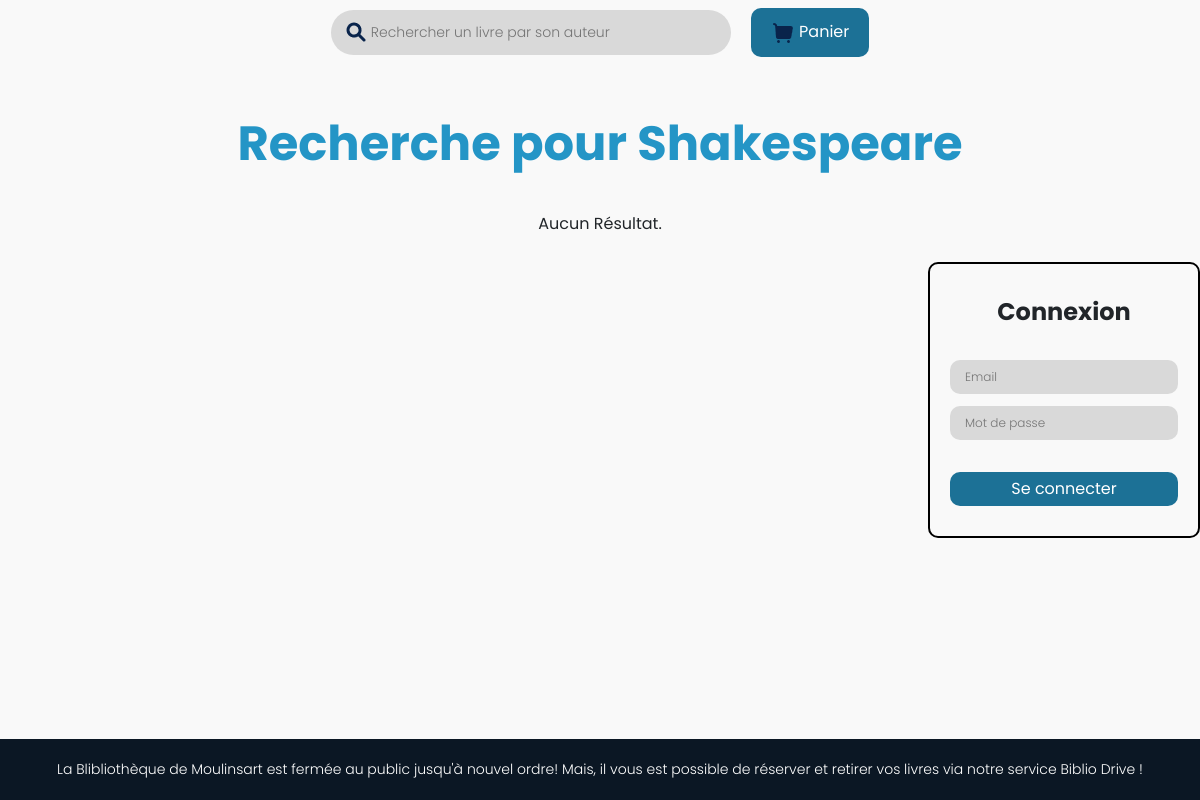
Page /src/lister_livres.php?auteur=Shakespeare on the earlier database version.
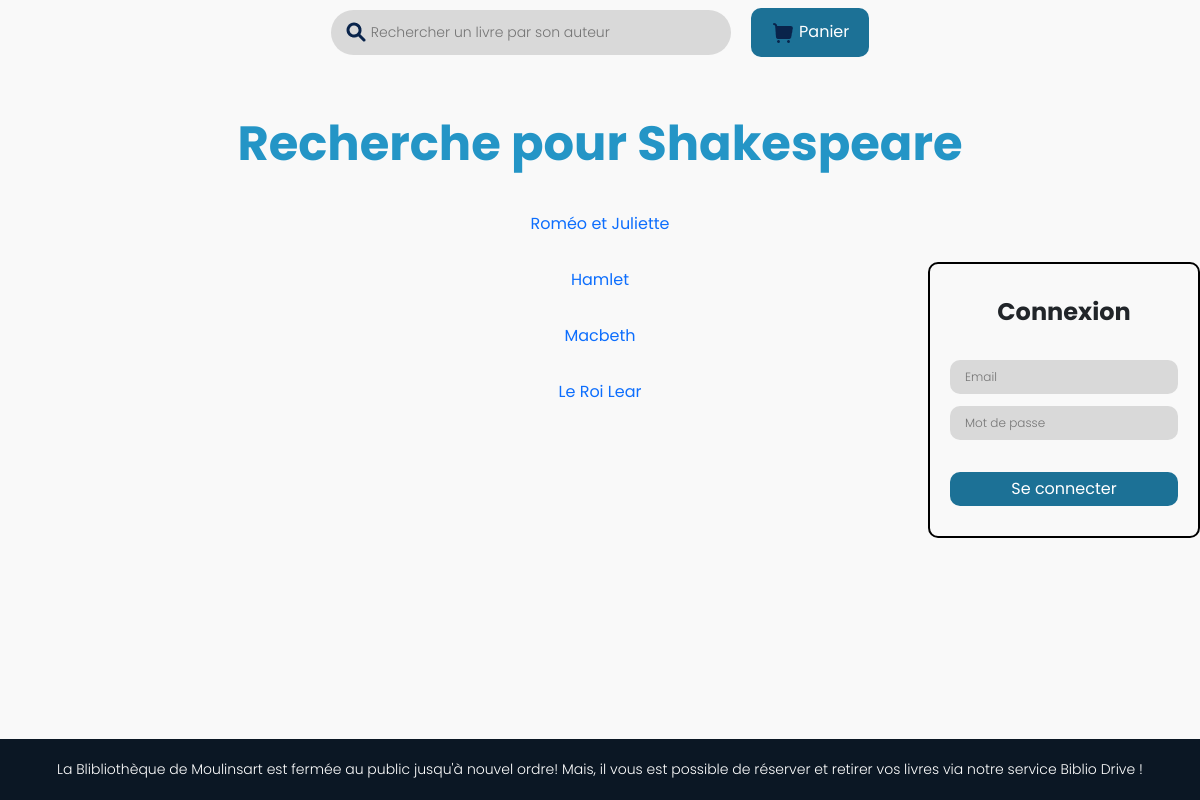
Same page on the later database version.
### tables this page shows
CREATE TABLE `livre` (
  `nolivre` int(11) NOT NULL,
  `noauteur` int(11) NOT NULL,
  `titre` varchar(128) NOT NULL,
  `isbn13` char(13) NOT NULL,
  `anneeparution` int(11) NOT NULL,
  `resume` text NOT NULL,
  `dateajout` date DEFAULT NULL,
  `image` varchar(255) DEFAULT NULL
);

### src/lister_livres.php (the view, shortened to what this page needs)
<!DOCTYPE html>
<html lang="fr">
<head>
    <link href="https://cdn.jsdelivr.net/npm/bootstrap@5.3.2/dist/css/bootstrap.min.css" rel="stylesheet">
    <link rel="stylesheet" href="style.css">
</head>
<body>
    <header>
        <?php
            require("utilitaires/authentification.php");
        ?>
    </header>
    <h1 class="big-title">
        <?php
            if(isset($_GET["auteur"])) {
                $auteur = $_GET["auteur"];
                echo "Recherche pour " . $auteur;
            } else {
                echo "Aucun auteur renseigné.";
            }
        ?>
    </h1>
    <div class="resultat-recherche">
        <?php
            $req = $connexion->prepare("
                SELECT nolivre,titre FROM livre
                INNER JOIN auteur ON livre.noauteur = livre.noauteur
                WHERE nom = :auteur;
            ");
            $req->bindValue(":auteur", $auteur);
            $req->setFetchMode(PDO::FETCH_OBJ);
            $req->execute();
            if($req->rowCount() == 0) {
                echo "<p>Aucun Résultat.</p>";
            } else {
                while($livre = $req->fetch()) {
                    echo '<p><a href="detail.php?livre='.$livre->nolivre.'">'.$livre->titre.'</a><p>';
                }
            }
        ?>
    </div>
    <footer>
    </footer>
</body>
</html>

### src/utilitaires/authentification.php (shortened to what this page needs)
<?php require_once('connexion.php')?>
<div class="authen-container">
    <?php
        if($_SESSION["connected"]){
            $requete = $connexion->prepare("SELECT mel,nom,prenom,adresse,profil FROM utilisateur WHERE mel = :email");
            $requete->bindValue(":email", $_SESSION["email"], PDO::PARAM_STR);
            $requete->execute();
            $requete->setFetchMode(PDO::FETCH_OBJ);
            $utilisateur = $requete->fetch();
            echo '<p class="titre-form"> Bonjour '.$utilisateur->nom.' '.$utilisateur->prenom.'</p>';
            echo '<p class="email-set">'.$utilisateur->mel.'</p>';
            if($utilisateur->profil == "client"){
                echo '<p class="adresse-set">'.$utilisateur->adresse.'</p>';
            } else {
                echo '<p class="admin-account">Vous êtes Administrateur</p>';
            }
            echo '
                <form method="post" class="form-login">
                    <input type="hidden" name = "logoff" value = "true">
                    <input class="submit-login button-general" type="submit" value="Se déconnecter">
                </form>
            ';
        } else {
            echo '
            <p class="titre-form">Connexion</p>
            <form method="post" class="form-login">';
            if(isset($email_renseigne))
                echo '<input class="input-login" type="email" name="email" id="email" placeholder="Email" autocomplete="off" value="'.$email_renseigne.'"required>';
            else
                echo '<input class="input-login" type="email" name="email" id="email" placeholder="Email" autocomplete="off" required>';
            echo '
                <input class="input-login" type="password" name="mdp" id="mdp" placeholder="Mot de passe" autocomplete="off" required>';
            echo '
                <input class="submit-login button-general" type="submit" value="Se connecter">
                </form>';
        }
    ?>
</div>

### src/style.css (style rules this page uses)
:root { --button-color: #1C7196; }
a { text-decoration: none; }
.button-general { border: none; color: white; padding: 5px 15px; transition: 150ms ease; background-color: var(--button-color); border-radius: 10px; }
* { padding: 0; margin: 0; box-sizing: border-box; }
body { font-family: 'Poppins', sans-serif; background-color: #F9F9F9; min-height: 100vh; }
footer { position: fixed; bottom: 0; text-align: center; padding: 20px; width: 100%; background-color: #0B1724; color: white; }
footer p { margin-bottom: 0 !important; font-size: 14px; font-weight: 300; }
.nosubmit { border: none; width: 100%; border-radius: 50px; padding: 12px 4px 12px 40px; background-color: #D9D9D9; background-image: url("images/icon/search_2_fill.png"); background-position: 13px center; background-repeat: no-repeat; font-weight: 300; font-size: 14px; }
.panier { margin-left: 20px; padding: 12px 20px; border: none; background-color: var(--button-color); border-radius: 10px; color: white; transition: 150ms ease; }
.big-title { font-size: 48px; color: #2495C6; text-align: center; font-weight: bold; margin-top: 50px; margin-bottom: 40px; }
.authen-container { position: fixed; right: 0; top: 50%; transform: translateY(-50%); padding: 30px 20px; border: 2px solid black; text-align: center; border-radius: 10px; width: 17em; }
.form-login { display: flex; flex-direction: column; justify-content: center; gap: 12px; }
.form-login input:not(input[type="submit"]) { font-size: 12px; font-weight: 300; }
.form-login input { border-radius: 10px; }
.titre-form { font-size: 24px; font-weight: bold; margin-bottom: 30px; }
.input-login { background-color: #D9D9D9; border: none; padding: 8px 15px; }
.submit-login { margin-top: 20px; }
.resultat-recherche { display: flex; justify-content: center; align-items: center; flex-direction: column }

Differences in the rows shown:
added livre: titre "Roméo et Juliette"
added livre: titre "Hamlet"
added livre: titre "Macbeth"
added livre: titre "Le Roi Lear"
Other differences:
text no longer shown: "Aucun Résultat."
